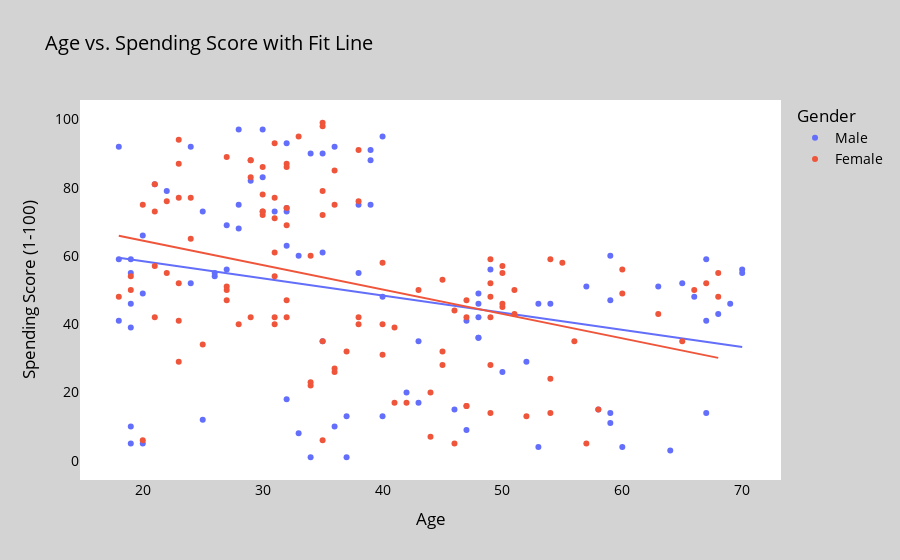

Notebook cell for this chart:
### Code cell
fig = px.scatter(
    df,
    x="Age",
    y="Spending Score (1-100)",
    title="Age vs. Spending Score with Fit Line",
    color=df['Gender'],
    hover_name="Age",  # Show age in hover tooltip
    trendline="ols",  # Add an ordinary least squares (OLS) regression fit line
)

# Customize the appearance
fig.update_layout(
    xaxis_title="Age",
    yaxis_title="Spending Score (1-100)",
    font=dict(size=14, color="black"),
    paper_bgcolor="lightgray",
    plot_bgcolor="white",
)

# Show the scatter plot with the fit line
fig.show()

### Figure 1 — Plotly figure (JSON) as saved in the notebook; plotly's stock layout.template omitted (floating-point values rounded to 4 significant figures)
{"data": [{"hovertemplate": "<b>%{hovertext}</b><br><br>Gender=Male<br>Age=%{x}<br>Spending Score (1-100)=%{y}<extra></extra>", "hovertext": [19, 21, 64, 67, 37, 22, 20, 52, 35, 25, 31, 29, 35, 60, 53, 18, 24, 48, 33, 59, 47, 69, 53, 70, 19, 63, 18, 19, 70, 59, 26, 40, 57, 38, 67, 48, 18, 48, 24, 48, 20, 67, 26, 49, 54, 68, 66, 65, 19, 27, 39, 43, 40, 59, 38, 47, 39, 20, 32, 19, 32, 25, 28, 48, 34, 43, 39, 37, 34, 19, 50, 42, 32, 40, 28, 36, 36, 58, 27, 59, 35, 46, 30, 28, 33, 32, 32, 30], "legendgroup": "Male", "marker": {"color": "#636efa", "symbol": "circle"}, "mode": "markers", "name": "Male", "orientation": "v", "showlegend": true, "type": "scatter", "x": [19, 21, 64, 67, 37, 22, 20, 52, 35, 25, 31, 29, 35, 60, 53, 18, 24, 48, 33, 59, 47, 69, 53, 70, 19, 63, 18, 19, 70, 59, 26, 40, 57, 38, 67, 48, 18, 48, 24, 48, 20, 67, 26, 49, 54, 68, 66, 65, 19, 27, 39, 43, 40, 59, 38, 47, 39, 20, 32, 19, 32, 25, 28, 48, 34, 43, 39, 37, 34, 19, 50, 42, 32, 40, 28, 36, 36, 58, 27, 59, 35, 46, 30, 28, 33, 32, 32, 30], "xaxis": "x", "y": [39, 81, 3, 14, 13, 79, 66, 29, 35, 73, 73, 82, 61, 4, 4, 92, 92, 36, 60, 60, 41, 46, 46, 56, 55, 51, 59, 59, 55, 47, 54, 48, 51, 55, 41, 46, 41, 49, 52, 42, 49, 59, 55, 56, 46, 43, 48, 52, 46, 56, 91, 35, 95, 11, 75, 9, 75, 5, 73, 10, 93, 12, 97, 36, 90, 17, 88, 1, 1, 5, 26, 20, 63, 13, 75, 10, 92, 15, 69, 14, 90, 15, 97, 68, 8, 74, 18, 83], "yaxis": "y"}, {"hovertemplate": "<b>OLS trendline</b><br>Spending Score (1-100) = -0.502791 * Age + 68.5259<br>R<sup>2</sup>=0.078192<br><br>Gender=Male<br>Age=%{x}<br>Spending Score (1-100)=%{y} <b>(trend)</b><extra></extra>", "legendgroup": "Male", "marker": {"color": "#636efa", "symbol": "circle"}, "mode": "lines", "name": "Male", "showlegend": false, "type": "scatter", "x": [18, 18, 18, 19, 19, 19, 19, 19, 19, 20, 20, 20, 21, 22, 24, 24, 25, 25, 26, 26, 27, 27, 28, 28, 28, 29, 30, 30, 31, 32, 32, 32, 32, 32, 33, 33, 34, 34, 35, 35, 35, 36, 36, 37, 37, 38, 38, 39, 39, 39, 40, 40, 40, 42, 43, 43, 46, 47, 47, 48, 48, 48, 48, 48, 49, 50, 52, 53, 53, 54, 57, 58, 59, 59, 59, 59, 60, 63, 64, 65, 66, 67, 67, 67, 68, 69, 70, 70], "xaxis": "x", "y": [59.48, 59.48, 59.48, 58.97, 58.97, 58.97, 58.97, 58.97, 58.97, 58.47, 58.47, 58.47, 57.97, 57.46, 56.46, 56.46, 55.96, 55.96, 55.45, 55.45, 54.95, 54.95, 54.45, 54.45, 54.45, 53.94, 53.44, 53.44, 52.94, 52.44, 52.44, 52.44, 52.44, 52.44, 51.93, 51.93, 51.43, 51.43, 50.93, 50.93, 50.93, 50.43, 50.43, 49.92, 49.92, 49.42, 49.42, 48.92, 48.92, 48.92, 48.41, 48.41, 48.41, 47.41, 46.91, 46.91, 45.4, 44.89, 44.89, 44.39, 44.39, 44.39, 44.39, 44.39, 43.89, 43.39, 42.38, 41.88, 41.88, 41.38, 39.87, 39.36, 38.86, 38.86, 38.86, 38.86, 38.36, 36.85, 36.35, 35.84, 35.34, 34.84, 34.84, 34.84, 34.34, 33.83, 33.33, 33.33], "yaxis": "y"}, {"hovertemplate": "<b>%{hovertext}</b><br><br>Gender=Female<br>Age=%{x}<br>Spending Score (1-100)=%{y}<extra></extra>", "hovertext": [20, 23, 31, 22, 35, 23, 30, 35, 58, 24, 35, 35, 46, 54, 45, 40, 23, 21, 49, 21, 42, 30, 36, 20, 65, 31, 49, 24, 50, 27, 29, 31, 49, 31, 50, 51, 27, 67, 54, 43, 68, 32, 47, 60, 60, 45, 23, 49, 46, 21, 55, 22, 34, 50, 68, 40, 32, 47, 27, 23, 49, 21, 66, 19, 38, 18, 19, 63, 49, 51, 50, 38, 40, 23, 31, 25, 31, 29, 44, 35, 57, 28, 32, 32, 34, 44, 38, 47, 27, 30, 30, 56, 29, 31, 36, 33, 36, 52, 30, 37, 32, 29, 41, 54, 41, 36, 34, 32, 38, 47, 35, 45], "legendgroup": "Female", "marker": {"color": "#EF553B", "symbol": "circle"}, "mode": "markers", "name": "Female", "orientation": "v", "showlegend": true, "type": "scatter", "x": [20, 23, 31, 22, 35, 23, 30, 35, 58, 24, 35, 35, 46, 54, 45, 40, 23, 21, 49, 21, 42, 30, 36, 20, 65, 31, 49, 24, 50, 27, 29, 31, 49, 31, 50, 51, 27, 67, 54, 43, 68, 32, 47, 60, 60, 45, 23, 49, 46, 21, 55, 22, 34, 50, 68, 40, 32, 47, 27, 23, 49, 21, 66, 19, 38, 18, 19, 63, 49, 51, 50, 38, 40, 23, 31, 25, 31, 29, 44, 35, 57, 28, 32, 32, 34, 44, 38, 47, 27, 30, 30, 56, 29, 31, 36, 33, 36, 52, 30, 37, 32, 29, 41, 54, 41, 36, 34, 32, 38, 47, 35, 45], "xaxis": "x", "y": [6, 77, 40, 76, 6, 94, 72, 99, 15, 77, 35, 98, 5, 14, 32, 31, 87, 73, 14, 81, 17, 73, 26, 75, 35, 61, 28, 65, 55, 47, 42, 42, 52, 54, 45, 50, 51, 52, 59, 50, 48, 47, 42, 49, 56, 53, 52, 42, 44, 57, 58, 55, 60, 46, 55, 40, 42, 47, 50, 41, 48, 42, 50, 54, 42, 48, 50, 43, 59, 43, 57, 40, 58, 29, 77, 34, 71, 88, 7, 72, 5, 40, 87, 74, 22, 20, 76, 16, 89, 78, 73, 35, 83, 93, 75, 95, 27, 13, 86, 32, 86, 88, 39, 24, 17, 85, 23, 69, 91, 16, 79, 28], "yaxis": "y"}, {"hovertemplate": "<b>OLS trendline</b><br>Spending Score (1-100) = -0.71604 * Age + 78.8066<br>R<sup>2</sup>=0.140954<br><br>Gender=Female<br>Age=%{x}<br>Spending Score (1-100)=%{y} <b>(trend)</b><extra></extra>", "legendgroup": "Female", "marker": {"color": "#EF553B", "symbol": "circle"}, "mode": "lines", "name": "Female", "showlegend": false, "type": "scatter", "x": [18, 19, 19, 20, 20, 21, 21, 21, 21, 22, 22, 23, 23, 23, 23, 23, 23, 24, 24, 25, 27, 27, 27, 27, 28, 29, 29, 29, 29, 30, 30, 30, 30, 30, 31, 31, 31, 31, 31, 31, 31, 32, 32, 32, 32, 32, 32, 33, 34, 34, 34, 35, 35, 35, 35, 35, 35, 36, 36, 36, 36, 37, 38, 38, 38, 38, 40, 40, 40, 41, 41, 42, 43, 44, 44, 45, 45, 45, 46, 46, 47, 47, 47, 47, 49, 49, 49, 49, 49, 49, 50, 50, 50, 50, 51, 51, 52, 54, 54, 54, 55, 56, 57, 58, 60, 60, 63, 65, 66, 67, 68, 68], "xaxis": "x", "y": [65.92, 65.2, 65.2, 64.49, 64.49, 63.77, 63.77, 63.77, 63.77, 63.05, 63.05, 62.34, 62.34, 62.34, 62.34, 62.34, 62.34, 61.62, 61.62, 60.91, 59.47, 59.47, 59.47, 59.47, 58.76, 58.04, 58.04, 58.04, 58.04, 57.33, 57.33, 57.33, 57.33, 57.33, 56.61, 56.61, 56.61, 56.61, 56.61, 56.61, 56.61, 55.89, 55.89, 55.89, 55.89, 55.89, 55.89, 55.18, 54.46, 54.46, 54.46, 53.75, 53.75, 53.75, 53.75, 53.75, 53.75, 53.03, 53.03, 53.03, 53.03, 52.31, 51.6, 51.6, 51.6, 51.6, 50.17, 50.17, 50.17, 49.45, 49.45, 48.73, 48.02, 47.3, 47.3, 46.58, 46.58, 46.58, 45.87, 45.87, 45.15, 45.15, 45.15, 45.15, 43.72, 43.72, 43.72, 43.72, 43.72, 43.72, 43.0, 43.0, 43.0, 43.0, 42.29, 42.29, 41.57, 40.14, 40.14, 40.14, 39.42, 38.71, 37.99, 37.28, 35.84, 35.84, 33.7, 32.26, 31.55, 30.83, 30.12, 30.12], "yaxis": "y"}], "layout": {"font": {"color": "black", "size": 14}, "legend": {"title": {"text": "Gender"}, "tracegroupgap": 0}, "paper_bgcolor": "lightgray", "plot_bgcolor": "white", "title": {"text": "Age vs. Spending Score with Fit Line"}, "xaxis": {"anchor": "y", "domain": [0, 1], "title": {"text": "Age"}}, "yaxis": {"anchor": "x", "domain": [0, 1], "title": {"text": "Spending Score (1-100)"}}}}
